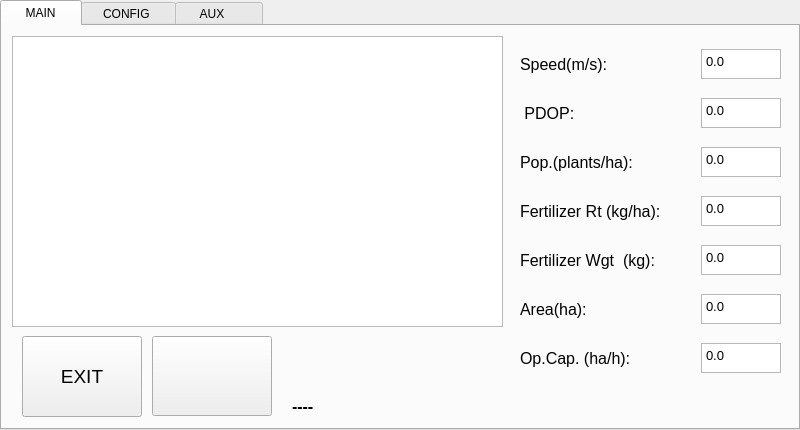
<?xml version="1.0" encoding="UTF-8"?>
<ui version="4.0">
 <class>SEMEA</class>
 <widget class="QTabWidget" name="SEMEA">
  <property name="geometry">
   <rect>
    <x>0</x>
    <y>0</y>
    <width>800</width>
    <height>430</height>
   </rect>
  </property>
  <property name="windowTitle">
   <string>SEMEAPY</string>
  </property>
  <property name="windowIcon">
   <iconset>
    <normaloff>icon.png</normaloff>icon.png</iconset>
  </property>
  <property name="tabPosition">
   <enum>QTabWidget::North</enum>
  </property>
  <property name="currentIndex">
   <number>0</number>
  </property>
  <widget class="QWidget" name="main">
   <attribute name="title">
    <string>    MAIN    </string>
   </attribute>
   <widget class="QComboBox" name="vel_3">
    <property name="geometry">
     <rect>
      <x>910</x>
      <y>120</y>
      <width>91</width>
      <height>31</height>
     </rect>
    </property>
    <property name="font">
     <font>
      <pointsize>16</pointsize>
     </font>
    </property>
    <item>
     <property name="text">
      <string>0,75</string>
     </property>
    </item>
    <item>
     <property name="text">
      <string>1,0</string>
     </property>
    </item>
    <item>
     <property name="text">
      <string>1,25</string>
     </property>
    </item>
    <item>
     <property name="text">
      <string>1,5</string>
     </property>
    </item>
   </widget>
   <widget class="QGraphicsView" name="gv">
    <property name="geometry">
     <rect>
      <x>10</x>
      <y>10</y>
      <width>491</width>
      <height>291</height>
     </rect>
    </property>
   </widget>
   <widget class="QWidget" name="layoutWidget_2">
    <property name="geometry">
     <rect>
      <x>518</x>
      <y>10</y>
      <width>261</width>
      <height>351</height>
     </rect>
    </property>
    <layout class="QVBoxLayout" name="verticalLayout">
     <item>
      <layout class="QHBoxLayout" name="horizontalLayout_2">
       <item>
        <widget class="QLabel" name="label_14">
         <property name="font">
          <font>
           <pointsize>12</pointsize>
          </font>
         </property>
         <property name="text">
          <string>Speed(m/s):</string>
         </property>
        </widget>
       </item>
       <item>
        <widget class="QPlainTextEdit" name="ql_speed">
         <property name="maximumSize">
          <size>
           <width>80</width>
           <height>30</height>
          </size>
         </property>
         <property name="font">
          <font>
           <pointsize>10</pointsize>
          </font>
         </property>
         <property name="plainText">
          <string>0.0</string>
         </property>
        </widget>
       </item>
      </layout>
     </item>
     <item>
      <layout class="QHBoxLayout" name="horizontalLayout_3">
       <item>
        <widget class="QLabel" name="label_11">
         <property name="font">
          <font>
           <pointsize>12</pointsize>
          </font>
         </property>
         <property name="text">
          <string> PDOP:</string>
         </property>
        </widget>
       </item>
       <item>
        <widget class="QPlainTextEdit" name="ql_pdop">
         <property name="maximumSize">
          <size>
           <width>80</width>
           <height>30</height>
          </size>
         </property>
         <property name="font">
          <font>
           <pointsize>10</pointsize>
          </font>
         </property>
         <property name="plainText">
          <string>0.0</string>
         </property>
        </widget>
       </item>
      </layout>
     </item>
     <item>
      <layout class="QHBoxLayout" name="horizontalLayout_4">
       <item>
        <widget class="QLabel" name="label_28">
         <property name="font">
          <font>
           <pointsize>12</pointsize>
          </font>
         </property>
         <property name="text">
          <string>Pop.(plants/ha):</string>
         </property>
        </widget>
       </item>
       <item>
        <widget class="QPlainTextEdit" name="ql_seed">
         <property name="maximumSize">
          <size>
           <width>80</width>
           <height>30</height>
          </size>
         </property>
         <property name="font">
          <font>
           <pointsize>10</pointsize>
          </font>
         </property>
         <property name="plainText">
          <string>0.0</string>
         </property>
        </widget>
       </item>
      </layout>
     </item>
     <item>
      <layout class="QHBoxLayout" name="horizontalLayout_5">
       <item>
        <widget class="QLabel" name="label_29">
         <property name="font">
          <font>
           <pointsize>12</pointsize>
          </font>
         </property>
         <property name="text">
          <string>Fertilizer Rt (kg/ha):</string>
         </property>
        </widget>
       </item>
       <item>
        <widget class="QPlainTextEdit" name="ql_fert_rt">
         <property name="maximumSize">
          <size>
           <width>80</width>
           <height>30</height>
          </size>
         </property>
         <property name="font">
          <font>
           <pointsize>10</pointsize>
          </font>
         </property>
         <property name="plainText">
          <string>0.0</string>
         </property>
        </widget>
       </item>
      </layout>
     </item>
     <item>
      <layout class="QHBoxLayout" name="horizontalLayout_7">
       <item>
        <widget class="QLabel" name="label_31">
         <property name="font">
          <font>
           <pointsize>12</pointsize>
          </font>
         </property>
         <property name="text">
          <string>Fertilizer Wgt  (kg):</string>
         </property>
        </widget>
       </item>
       <item>
        <widget class="QPlainTextEdit" name="ql_fert_wgt">
         <property name="maximumSize">
          <size>
           <width>80</width>
           <height>30</height>
          </size>
         </property>
         <property name="font">
          <font>
           <pointsize>10</pointsize>
          </font>
         </property>
         <property name="plainText">
          <string>0.0</string>
         </property>
        </widget>
       </item>
      </layout>
     </item>
     <item>
      <layout class="QHBoxLayout" name="horizontalLayout_8">
       <item>
        <widget class="QLabel" name="label_32">
         <property name="font">
          <font>
           <pointsize>12</pointsize>
          </font>
         </property>
         <property name="text">
          <string>Area(ha):</string>
         </property>
        </widget>
       </item>
       <item>
        <widget class="QPlainTextEdit" name="ql_area">
         <property name="maximumSize">
          <size>
           <width>80</width>
           <height>30</height>
          </size>
         </property>
         <property name="font">
          <font>
           <pointsize>10</pointsize>
          </font>
         </property>
         <property name="plainText">
          <string>0.0</string>
         </property>
        </widget>
       </item>
      </layout>
     </item>
     <item>
      <layout class="QHBoxLayout" name="horizontalLayout_9">
       <item>
        <widget class="QLabel" name="label_34">
         <property name="font">
          <font>
           <pointsize>12</pointsize>
          </font>
         </property>
         <property name="text">
          <string>Op.Cap. (ha/h):</string>
         </property>
        </widget>
       </item>
       <item>
        <widget class="QPlainTextEdit" name="ql_opcap">
         <property name="maximumSize">
          <size>
           <width>80</width>
           <height>30</height>
          </size>
         </property>
         <property name="font">
          <font>
           <pointsize>10</pointsize>
          </font>
         </property>
         <property name="plainText">
          <string>0.0</string>
         </property>
        </widget>
       </item>
      </layout>
     </item>
    </layout>
   </widget>
   <widget class="QPushButton" name="exit">
    <property name="geometry">
     <rect>
      <x>20</x>
      <y>310</y>
      <width>120</width>
      <height>81</height>
     </rect>
    </property>
    <property name="minimumSize">
     <size>
      <width>0</width>
      <height>75</height>
     </size>
    </property>
    <property name="maximumSize">
     <size>
      <width>120</width>
      <height>90</height>
     </size>
    </property>
    <property name="font">
     <font>
      <pointsize>14</pointsize>
     </font>
    </property>
    <property name="text">
     <string>EXIT</string>
    </property>
    <property name="icon">
     <iconset>
      <normaloff>exit.png</normaloff>exit.png</iconset>
    </property>
    <property name="iconSize">
     <size>
      <width>64</width>
      <height>54</height>
     </size>
    </property>
   </widget>
   <widget class="QPushButton" name="bt_to_conf">
    <property name="geometry">
     <rect>
      <x>150</x>
      <y>310</y>
      <width>120</width>
      <height>80</height>
     </rect>
    </property>
    <property name="minimumSize">
     <size>
      <width>120</width>
      <height>80</height>
     </size>
    </property>
    <property name="maximumSize">
     <size>
      <width>120</width>
      <height>80</height>
     </size>
    </property>
    <property name="font">
     <font>
      <pointsize>14</pointsize>
     </font>
    </property>
    <property name="text">
     <string/>
    </property>
    <property name="icon">
     <iconset>
      <normaloff>go.png</normaloff>go.png</iconset>
    </property>
    <property name="iconSize">
     <size>
      <width>64</width>
      <height>64</height>
     </size>
    </property>
   </widget>
   <widget class="QLabel" name="lb_status">
    <property name="geometry">
     <rect>
      <x>290</x>
      <y>370</y>
      <width>481</width>
      <height>21</height>
     </rect>
    </property>
    <property name="font">
     <font>
      <pointsize>12</pointsize>
      <weight>75</weight>
      <bold>true</bold>
     </font>
    </property>
    <property name="text">
     <string>----</string>
    </property>
   </widget>
   <zorder>exit</zorder>
   <zorder>bt_to_conf</zorder>
   <zorder>vel_3</zorder>
   <zorder>gv</zorder>
   <zorder>layoutWidget_2</zorder>
   <zorder>lb_status</zorder>
  </widget>
  <widget class="QWidget" name="config">
   <attribute name="title">
    <string>   CONFIG    </string>
   </attribute>
   <widget class="Line" name="line_3">
    <property name="geometry">
     <rect>
      <x>20</x>
      <y>250</y>
      <width>751</width>
      <height>21</height>
     </rect>
    </property>
    <property name="orientation">
     <enum>Qt::Horizontal</enum>
    </property>
   </widget>
   <widget class="QPushButton" name="bt_back_main">
    <property name="geometry">
     <rect>
      <x>521</x>
      <y>281</y>
      <width>120</width>
      <height>80</height>
     </rect>
    </property>
    <property name="minimumSize">
     <size>
      <width>120</width>
      <height>80</height>
     </size>
    </property>
    <property name="maximumSize">
     <size>
      <width>120</width>
      <height>80</height>
     </size>
    </property>
    <property name="font">
     <font>
      <pointsize>14</pointsize>
     </font>
    </property>
    <property name="text">
     <string/>
    </property>
    <property name="icon">
     <iconset>
      <normaloff>back.png</normaloff>back.png</iconset>
    </property>
    <property name="iconSize">
     <size>
      <width>64</width>
      <height>64</height>
     </size>
    </property>
   </widget>
   <widget class="QPushButton" name="bt_to_aux">
    <property name="geometry">
     <rect>
      <x>640</x>
      <y>280</y>
      <width>120</width>
      <height>80</height>
     </rect>
    </property>
    <property name="minimumSize">
     <size>
      <width>120</width>
      <height>80</height>
     </size>
    </property>
    <property name="maximumSize">
     <size>
      <width>120</width>
      <height>80</height>
     </size>
    </property>
    <property name="font">
     <font>
      <pointsize>14</pointsize>
     </font>
    </property>
    <property name="text">
     <string/>
    </property>
    <property name="icon">
     <iconset>
      <normaloff>go.png</normaloff>go.png</iconset>
    </property>
    <property name="iconSize">
     <size>
      <width>64</width>
      <height>64</height>
     </size>
    </property>
   </widget>
   <widget class="QWidget" name="layoutWidget_7">
    <property name="geometry">
     <rect>
      <x>20</x>
      <y>300</y>
      <width>481</width>
      <height>41</height>
     </rect>
    </property>
    <layout class="QHBoxLayout" name="horizontalLayout_13">
     <item>
      <widget class="QLabel" name="label_23">
       <property name="font">
        <font>
         <pointsize>12</pointsize>
         <weight>50</weight>
         <italic>false</italic>
         <bold>false</bold>
        </font>
       </property>
       <property name="text">
        <string>Row spacing (m)</string>
       </property>
      </widget>
     </item>
     <item>
      <widget class="QPushButton" name="m_pop_7">
       <property name="font">
        <font>
         <pointsize>18</pointsize>
         <weight>50</weight>
         <bold>false</bold>
        </font>
       </property>
       <property name="text">
        <string>-</string>
       </property>
      </widget>
     </item>
     <item>
      <widget class="QPlainTextEdit" name="ql_row_spacing">
       <property name="maximumSize">
        <size>
         <width>80</width>
         <height>30</height>
        </size>
       </property>
       <property name="font">
        <font>
         <pointsize>10</pointsize>
        </font>
       </property>
       <property name="plainText">
        <string>0.7</string>
       </property>
      </widget>
     </item>
     <item>
      <widget class="QPushButton" name="m_pop_8">
       <property name="font">
        <font>
         <pointsize>18</pointsize>
         <weight>50</weight>
         <bold>false</bold>
        </font>
       </property>
       <property name="text">
        <string>+</string>
       </property>
      </widget>
     </item>
    </layout>
   </widget>
   <widget class="QWidget" name="">
    <property name="geometry">
     <rect>
      <x>11</x>
      <y>120</y>
      <width>731</width>
      <height>41</height>
     </rect>
    </property>
    <layout class="QHBoxLayout" name="horizontalLayout_12">
     <item>
      <widget class="QLabel" name="label_20">
       <property name="font">
        <font>
         <pointsize>12</pointsize>
         <weight>50</weight>
         <italic>false</italic>
         <bold>false</bold>
        </font>
       </property>
       <property name="text">
        <string>SeedGerm(%):</string>
       </property>
      </widget>
     </item>
     <item>
      <widget class="QPushButton" name="m_pop_5">
       <property name="font">
        <font>
         <pointsize>18</pointsize>
         <weight>50</weight>
         <bold>false</bold>
        </font>
       </property>
       <property name="text">
        <string>-</string>
       </property>
      </widget>
     </item>
     <item>
      <widget class="QPlainTextEdit" name="ql_germ">
       <property name="maximumSize">
        <size>
         <width>80</width>
         <height>30</height>
        </size>
       </property>
       <property name="font">
        <font>
         <pointsize>10</pointsize>
        </font>
       </property>
       <property name="plainText">
        <string>95</string>
       </property>
      </widget>
     </item>
     <item>
      <widget class="QPushButton" name="m_pop_6">
       <property name="font">
        <font>
         <pointsize>18</pointsize>
         <weight>50</weight>
         <bold>false</bold>
        </font>
       </property>
       <property name="text">
        <string>+</string>
       </property>
      </widget>
     </item>
     <item>
      <widget class="QLabel" name="label_15">
       <property name="font">
        <font>
         <pointsize>12</pointsize>
         <weight>50</weight>
         <italic>false</italic>
         <bold>false</bold>
        </font>
       </property>
       <property name="text">
        <string># of Disk Holes:</string>
       </property>
      </widget>
     </item>
     <item>
      <widget class="QComboBox" name="list_holes">
       <property name="maximumSize">
        <size>
         <width>100</width>
         <height>16777215</height>
        </size>
       </property>
       <property name="font">
        <font>
         <pointsize>16</pointsize>
        </font>
       </property>
       <item>
        <property name="text">
         <string>28</string>
        </property>
       </item>
       <item>
        <property name="text">
         <string>45</string>
        </property>
       </item>
       <item>
        <property name="text">
         <string>64</string>
        </property>
       </item>
       <item>
        <property name="text">
         <string>84</string>
        </property>
       </item>
      </widget>
     </item>
    </layout>
   </widget>
   <widget class="Line" name="line">
    <property name="geometry">
     <rect>
      <x>11</x>
      <y>90</y>
      <width>759</width>
      <height>16</height>
     </rect>
    </property>
    <property name="orientation">
     <enum>Qt::Horizontal</enum>
    </property>
   </widget>
   <widget class="Line" name="line_2">
    <property name="geometry">
     <rect>
      <x>11</x>
      <y>168</y>
      <width>759</width>
      <height>16</height>
     </rect>
    </property>
    <property name="orientation">
     <enum>Qt::Horizontal</enum>
    </property>
   </widget>
   <widget class="QWidget" name="">
    <property name="geometry">
     <rect>
      <x>11</x>
      <y>200</y>
      <width>741</width>
      <height>42</height>
     </rect>
    </property>
    <layout class="QHBoxLayout" name="horizontalLayout_14">
     <item>
      <widget class="QLabel" name="label_38">
       <property name="font">
        <font>
         <pointsize>12</pointsize>
        </font>
       </property>
       <property name="text">
        <string>Fertilizer (kg/ha):</string>
       </property>
      </widget>
     </item>
     <item>
      <widget class="QComboBox" name="list_fert">
       <property name="font">
        <font>
         <pointsize>12</pointsize>
        </font>
       </property>
       <item>
        <property name="text">
         <string>OFF</string>
        </property>
       </item>
       <item>
        <property name="text">
         <string>MAP</string>
        </property>
       </item>
       <item>
        <property name="text">
         <string>FIX</string>
        </property>
       </item>
      </widget>
     </item>
     <item>
      <widget class="QPushButton" name="bt_load_fert">
       <property name="minimumSize">
        <size>
         <width>0</width>
         <height>40</height>
        </size>
       </property>
       <property name="maximumSize">
        <size>
         <width>16777215</width>
         <height>40</height>
        </size>
       </property>
       <property name="font">
        <font>
         <pointsize>12</pointsize>
        </font>
       </property>
       <property name="text">
        <string>LOAD MAP</string>
       </property>
       <property name="icon">
        <iconset>
         <normaloff>file.png</normaloff>file.png</iconset>
       </property>
       <property name="iconSize">
        <size>
         <width>32</width>
         <height>32</height>
        </size>
       </property>
      </widget>
     </item>
     <item>
      <widget class="QPushButton" name="m_pop_3">
       <property name="font">
        <font>
         <pointsize>18</pointsize>
         <weight>50</weight>
         <bold>false</bold>
        </font>
       </property>
       <property name="text">
        <string>-</string>
       </property>
      </widget>
     </item>
     <item>
      <widget class="QLabel" name="label_25">
       <property name="font">
        <font>
         <pointsize>12</pointsize>
         <weight>50</weight>
         <italic>false</italic>
         <bold>false</bold>
        </font>
       </property>
       <property name="text">
        <string>&lt;html&gt;&lt;head/&gt;&lt;body&gt;&lt;p align=&quot;center&quot;&gt;&lt;br/&gt;&lt;/p&gt;&lt;/body&gt;&lt;/html&gt;</string>
       </property>
      </widget>
     </item>
     <item>
      <widget class="QPlainTextEdit" name="ql_set_fert">
       <property name="maximumSize">
        <size>
         <width>80</width>
         <height>30</height>
        </size>
       </property>
       <property name="font">
        <font>
         <pointsize>10</pointsize>
        </font>
       </property>
       <property name="plainText">
        <string>300.0</string>
       </property>
      </widget>
     </item>
     <item>
      <widget class="QPushButton" name="m_pop_4">
       <property name="font">
        <font>
         <pointsize>18</pointsize>
         <weight>50</weight>
         <bold>false</bold>
        </font>
       </property>
       <property name="text">
        <string>+</string>
       </property>
      </widget>
     </item>
    </layout>
   </widget>
   <widget class="QWidget" name="">
    <property name="geometry">
     <rect>
      <x>12</x>
      <y>22</y>
      <width>721</width>
      <height>42</height>
     </rect>
    </property>
    <layout class="QHBoxLayout" name="horizontalLayout_11">
     <item>
      <widget class="QLabel" name="label_36">
       <property name="font">
        <font>
         <pointsize>12</pointsize>
        </font>
       </property>
       <property name="text">
        <string>Pop.(plants/ha):</string>
       </property>
      </widget>
     </item>
     <item>
      <widget class="QComboBox" name="list_seed">
       <property name="font">
        <font>
         <pointsize>12</pointsize>
        </font>
       </property>
       <item>
        <property name="text">
         <string>OFF</string>
        </property>
       </item>
       <item>
        <property name="text">
         <string>MAP</string>
        </property>
       </item>
       <item>
        <property name="text">
         <string>FIX</string>
        </property>
       </item>
      </widget>
     </item>
     <item>
      <widget class="QPushButton" name="bt_load_seed">
       <property name="minimumSize">
        <size>
         <width>0</width>
         <height>40</height>
        </size>
       </property>
       <property name="maximumSize">
        <size>
         <width>16777215</width>
         <height>40</height>
        </size>
       </property>
       <property name="font">
        <font>
         <pointsize>12</pointsize>
        </font>
       </property>
       <property name="text">
        <string>LOAD MAP</string>
       </property>
       <property name="icon">
        <iconset>
         <normaloff>file.png</normaloff>file.png</iconset>
       </property>
       <property name="iconSize">
        <size>
         <width>32</width>
         <height>32</height>
        </size>
       </property>
      </widget>
     </item>
     <item>
      <widget class="QPushButton" name="m_pop">
       <property name="font">
        <font>
         <pointsize>18</pointsize>
         <weight>50</weight>
         <bold>false</bold>
        </font>
       </property>
       <property name="text">
        <string>-</string>
       </property>
      </widget>
     </item>
     <item>
      <widget class="QPlainTextEdit" name="ql_set_pop">
       <property name="maximumSize">
        <size>
         <width>80</width>
         <height>30</height>
        </size>
       </property>
       <property name="font">
        <font>
         <pointsize>10</pointsize>
        </font>
       </property>
       <property name="plainText">
        <string>50000</string>
       </property>
      </widget>
     </item>
     <item>
      <widget class="QPushButton" name="p_pop">
       <property name="font">
        <font>
         <pointsize>18</pointsize>
         <weight>50</weight>
         <bold>false</bold>
        </font>
       </property>
       <property name="text">
        <string>+</string>
       </property>
      </widget>
     </item>
     <item>
      <widget class="QLabel" name="label_21">
       <property name="font">
        <font>
         <pointsize>12</pointsize>
         <weight>50</weight>
         <italic>false</italic>
         <bold>false</bold>
        </font>
       </property>
       <property name="text">
        <string>&lt;html&gt;&lt;head/&gt;&lt;body&gt;&lt;p align=&quot;center&quot;&gt;&lt;br/&gt;&lt;/p&gt;&lt;/body&gt;&lt;/html&gt;</string>
       </property>
      </widget>
     </item>
    </layout>
   </widget>
  </widget>
  <widget class="QWidget" name="aux">
   <attribute name="title">
    <string>    AUX        </string>
   </attribute>
   <widget class="QPushButton" name="bt_back_conf">
    <property name="geometry">
     <rect>
      <x>640</x>
      <y>280</y>
      <width>120</width>
      <height>80</height>
     </rect>
    </property>
    <property name="minimumSize">
     <size>
      <width>120</width>
      <height>80</height>
     </size>
    </property>
    <property name="maximumSize">
     <size>
      <width>120</width>
      <height>80</height>
     </size>
    </property>
    <property name="font">
     <font>
      <pointsize>14</pointsize>
     </font>
    </property>
    <property name="text">
     <string/>
    </property>
    <property name="icon">
     <iconset>
      <normaloff>back.png</normaloff>back.png</iconset>
    </property>
    <property name="iconSize">
     <size>
      <width>64</width>
      <height>64</height>
     </size>
    </property>
   </widget>
   <widget class="QCheckBox" name="cb_motion_simulate">
    <property name="geometry">
     <rect>
      <x>20</x>
      <y>240</y>
      <width>439</width>
      <height>27</height>
     </rect>
    </property>
    <property name="font">
     <font>
      <pointsize>12</pointsize>
     </font>
    </property>
    <property name="text">
     <string>Motion Simulation (for test only)</string>
    </property>
   </widget>
   <widget class="QWidget" name="layoutWidget_3">
    <property name="geometry">
     <rect>
      <x>20</x>
      <y>59</y>
      <width>441</width>
      <height>34</height>
     </rect>
    </property>
    <layout class="QHBoxLayout" name="horizontalLayout_10">
     <item>
      <widget class="QLabel" name="label_39">
       <property name="font">
        <font>
         <pointsize>12</pointsize>
        </font>
       </property>
       <property name="text">
        <string>Communication Port:</string>
       </property>
      </widget>
     </item>
     <item>
      <widget class="QComboBox" name="list_com_port">
       <property name="font">
        <font>
         <pointsize>12</pointsize>
        </font>
       </property>
       <item>
        <property name="text">
         <string>/dev/ttyUSB0</string>
        </property>
       </item>
       <item>
        <property name="text">
         <string>/dev/ttyUSB1</string>
        </property>
       </item>
       <item>
        <property name="text">
         <string>/dev/ttyUSB2</string>
        </property>
       </item>
      </widget>
     </item>
    </layout>
   </widget>
   <widget class="QWidget" name="layoutWidget_4">
    <property name="geometry">
     <rect>
      <x>20</x>
      <y>110</y>
      <width>441</width>
      <height>32</height>
     </rect>
    </property>
    <layout class="QHBoxLayout" name="horizontalLayout_6">
     <item>
      <widget class="QLabel" name="label_40">
       <property name="font">
        <font>
         <pointsize>12</pointsize>
        </font>
       </property>
       <property name="text">
        <string>Log file :</string>
       </property>
      </widget>
     </item>
     <item>
      <widget class="QPlainTextEdit" name="ql_logfile">
       <property name="minimumSize">
        <size>
         <width>250</width>
         <height>0</height>
        </size>
       </property>
       <property name="maximumSize">
        <size>
         <width>300</width>
         <height>30</height>
        </size>
       </property>
       <property name="font">
        <font>
         <pointsize>10</pointsize>
        </font>
       </property>
       <property name="plainText">
        <string>No file defined</string>
       </property>
      </widget>
     </item>
    </layout>
   </widget>
   <widget class="QWidget" name="layoutWidget_5">
    <property name="geometry">
     <rect>
      <x>21</x>
      <y>10</y>
      <width>441</width>
      <height>32</height>
     </rect>
    </property>
    <layout class="QHBoxLayout" name="horizontalLayout_15">
     <item>
      <widget class="QCheckBox" name="cb_remote">
       <property name="font">
        <font>
         <pointsize>12</pointsize>
        </font>
       </property>
       <property name="text">
        <string>Remote Monitoring           Status:</string>
       </property>
      </widget>
     </item>
     <item>
      <widget class="QPlainTextEdit" name="ql_remote_status">
       <property name="minimumSize">
        <size>
         <width>150</width>
         <height>0</height>
        </size>
       </property>
       <property name="maximumSize">
        <size>
         <width>100</width>
         <height>30</height>
        </size>
       </property>
       <property name="font">
        <font>
         <pointsize>10</pointsize>
        </font>
       </property>
       <property name="plainText">
        <string>Not running</string>
       </property>
      </widget>
     </item>
    </layout>
   </widget>
   <widget class="QWidget" name="layoutWidget_6">
    <property name="geometry">
     <rect>
      <x>20</x>
      <y>159</y>
      <width>441</width>
      <height>52</height>
     </rect>
    </property>
    <layout class="QHBoxLayout" name="horizontalLayout_16">
     <item>
      <widget class="QPushButton" name="bt_define_logfile">
       <property name="minimumSize">
        <size>
         <width>0</width>
         <height>50</height>
        </size>
       </property>
       <property name="maximumSize">
        <size>
         <width>16777215</width>
         <height>50</height>
        </size>
       </property>
       <property name="font">
        <font>
         <pointsize>14</pointsize>
        </font>
       </property>
       <property name="text">
        <string>Define log file</string>
       </property>
       <property name="icon">
        <iconset>
         <normaloff>file.png</normaloff>file.png</iconset>
       </property>
       <property name="iconSize">
        <size>
         <width>32</width>
         <height>32</height>
        </size>
       </property>
      </widget>
     </item>
     <item>
      <widget class="QPushButton" name="bt_reload_logfile">
       <property name="minimumSize">
        <size>
         <width>0</width>
         <height>50</height>
        </size>
       </property>
       <property name="maximumSize">
        <size>
         <width>16777215</width>
         <height>50</height>
        </size>
       </property>
       <property name="font">
        <font>
         <pointsize>14</pointsize>
        </font>
       </property>
       <property name="text">
        <string>Reload  log file</string>
       </property>
       <property name="icon">
        <iconset>
         <normaloff>file.png</normaloff>file.png</iconset>
       </property>
       <property name="iconSize">
        <size>
         <width>32</width>
         <height>32</height>
        </size>
       </property>
      </widget>
     </item>
    </layout>
   </widget>
   <widget class="Line" name="line_4">
    <property name="geometry">
     <rect>
      <x>20</x>
      <y>220</y>
      <width>451</width>
      <height>20</height>
     </rect>
    </property>
    <property name="orientation">
     <enum>Qt::Horizontal</enum>
    </property>
   </widget>
   <widget class="QWidget" name="layoutWidget">
    <property name="geometry">
     <rect>
      <x>21</x>
      <y>271</y>
      <width>441</width>
      <height>41</height>
     </rect>
    </property>
    <layout class="QHBoxLayout" name="horizontalLayout">
     <item>
      <widget class="QLabel" name="label_22">
       <property name="font">
        <font>
         <pointsize>12</pointsize>
         <weight>50</weight>
         <italic>false</italic>
         <bold>false</bold>
        </font>
       </property>
       <property name="text">
        <string>Simulated Speed (m/s):</string>
       </property>
      </widget>
     </item>
     <item>
      <widget class="QPushButton" name="m_pop_9">
       <property name="font">
        <font>
         <pointsize>18</pointsize>
         <weight>50</weight>
         <bold>false</bold>
        </font>
       </property>
       <property name="text">
        <string>-</string>
       </property>
      </widget>
     </item>
     <item>
      <widget class="QPlainTextEdit" name="ql_sim_speed">
       <property name="maximumSize">
        <size>
         <width>80</width>
         <height>30</height>
        </size>
       </property>
       <property name="font">
        <font>
         <pointsize>10</pointsize>
        </font>
       </property>
       <property name="plainText">
        <string>1.0</string>
       </property>
      </widget>
     </item>
     <item>
      <widget class="QPushButton" name="m_pop_10">
       <property name="font">
        <font>
         <pointsize>18</pointsize>
         <weight>50</weight>
         <bold>false</bold>
        </font>
       </property>
       <property name="text">
        <string>+</string>
       </property>
      </widget>
     </item>
    </layout>
   </widget>
   <widget class="QWidget" name="layoutWidget">
    <property name="geometry">
     <rect>
      <x>520</x>
      <y>10</y>
      <width>251</width>
      <height>231</height>
     </rect>
    </property>
    <layout class="QVBoxLayout" name="verticalLayout_2">
     <item>
      <widget class="QPushButton" name="bt_tare">
       <property name="minimumSize">
        <size>
         <width>0</width>
         <height>50</height>
        </size>
       </property>
       <property name="text">
        <string>TARE</string>
       </property>
      </widget>
     </item>
     <item>
      <layout class="QHBoxLayout" name="horizontalLayout_17">
       <item>
        <widget class="QLabel" name="lb_cal">
         <property name="font">
          <font>
           <pointsize>12</pointsize>
          </font>
         </property>
         <property name="text">
          <string>Empty Tank:</string>
         </property>
        </widget>
       </item>
       <item>
        <widget class="QPushButton" name="bt_ok_cal">
         <property name="minimumSize">
          <size>
           <width>0</width>
           <height>50</height>
          </size>
         </property>
         <property name="text">
          <string>OK</string>
         </property>
        </widget>
       </item>
      </layout>
     </item>
     <item>
      <widget class="QPushButton" name="bt_calibrate">
       <property name="minimumSize">
        <size>
         <width>0</width>
         <height>50</height>
        </size>
       </property>
       <property name="text">
        <string>CALIBRATE</string>
       </property>
      </widget>
     </item>
    </layout>
   </widget>
   <zorder>layoutWidget</zorder>
   <zorder>layoutWidget</zorder>
   <zorder>bt_back_conf</zorder>
   <zorder>cb_motion_simulate</zorder>
   <zorder>layoutWidget_3</zorder>
   <zorder>layoutWidget_4</zorder>
   <zorder>layoutWidget_5</zorder>
   <zorder>layoutWidget_6</zorder>
   <zorder>line_4</zorder>
  </widget>
 </widget>
 <resources/>
 <connections/>
</ui>
